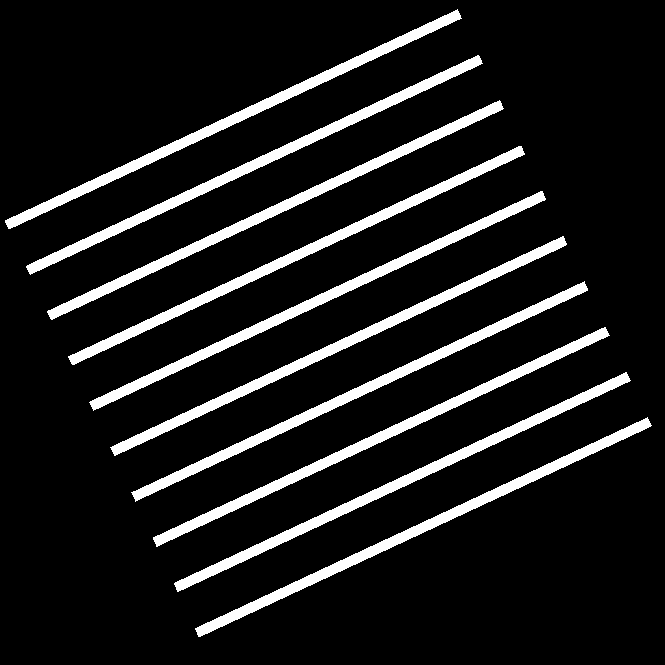
%> input picture Lab4/Lab4_Images/Image1a.tif, 665 x 665 px
$ octave main.m   (GNU Octave 9; MATLAB toolbox functions it lacks are replaced by stand-ins)
%> lines starting %> are read from the running program, lines starting %| are printed output that depends on the picture; in (x1, y1, x2, y2) boxes, pixels count from 0 and x2, y2 are one past the last pixel; in counts of white or black regions, pixels touching at a corner belong together; the program's own positions count from 1
clear
clc
close all

image1a = imread("Lab4_Images\Image1a.tif");
%> image1a: size 665x665 logical; 11.3% white; 10 white regions, largest, box (x1, y1, x2, y2) and area: (153, 327, 610, 547) 5002, (47, 100, 504, 320) 5001, (89, 191, 546, 411) 5001
image1b = imread("Lab4_Images\Image1b.tif");
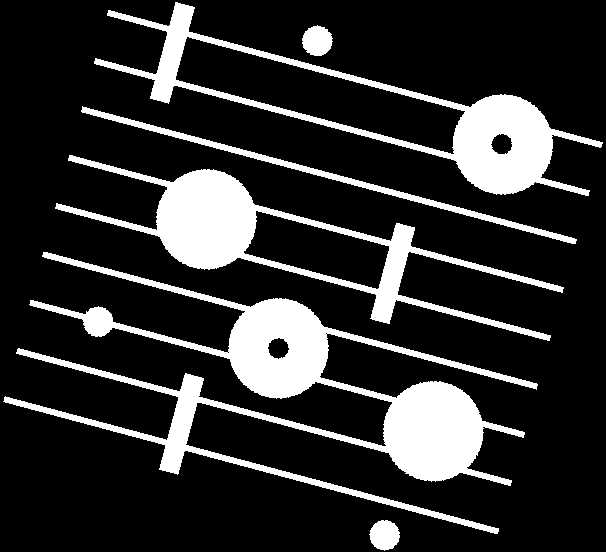
%> input picture Lab4/Lab4_Images/Image1b.tif, 606 x 552 px
%> image1b: size 552x606 logical; 18.4% white; 6 white regions, box (x1, y1, x2, y2) and area: (3, 252, 538, 534) 27933, (55, 155, 564, 341) 14730, (94, 2, 603, 196) 14415, (81, 106, 577, 244) 3072, (302, 25, 333, 56) 719, (369, 520, 400, 551) 715
figure
imshow(image1a)
figure
imshow(image1b)

[H, teta, ro] = hough(image1a, 'Rhoresolution',5,'Theta',-90:0.5:89.5);
%> teta = 360 values from -90 to 89.5; ro = 377 values from -940 to 940
%%
% P1
% contrast stretching
maxValue = max(H(:));
%> maxValue = 2502
minValue = min(H(:));
%> minValue = 0
H1 = (H-minValue)/(maxValue-minValue);
figure
imshow(H1)
imwrite(H1, '.\Lab4_SavedImages\H1.tif')
%%
% P2 & P3
[r,t] = find(H==max(H(:)));
%> r = [240; 260]; t = [311; 311]
ang = teta(t(1))
%> ang = 65
%%
% P4 & P5
adjustAngle = (ang-90*sign(ang)) % FIXA (teta-90*sign(teta))
%> adjustAngle = -25
Image1a_rotated = imrotate(image1a,adjustAngle,'bicubic', 'crop');
%> Image1a_rotated: size 665x665 logical; 11.3% white; 10 white regions, largest, box (x1, y1, x2, y2) and area: (82, 192, 583, 203) 5006, (82, 142, 583, 153) 5004, (82, 442, 583, 453) 5004
figure
imshow(Image1a_rotated);
imwrite(Image1a_rotated, '.\Lab4_SavedImages\Image1a_rotated.tif');

% P5
image1b = imread("Lab4_Images\Image1b.tif");
[H, teta, ro] = hough(image1b, 'Rhoresolution',5,'Theta',-90:0.5:89.5);
%> H: size 329x360 double
%> ro = 329 values from -820 to 820
%figure
%imshow(H)
%%
% P6
[r,t] = find(H==max(H(:)))
%> r = 108; t = 31
angle = teta(t(1))
%> angle = -75
%%
% P7 & P8
adjustAngle = angle + 90 % Borde va rätt (teta-90*sign(teta))
%> adjustAngle = 15
Image1b_rotated = imrotate(image1b,adjustAngle,'bicubic', 'crop');
%> Image1b_rotated: size 552x606 logical; 18.4% white; 6 white regions, box (x1, y1, x2, y2) and area: (46, 302, 558, 501) 27930, (46, 196, 558, 301) 14731, (46, 44, 558, 148) 14418, (46, 169, 558, 176) 3063, (241, 30, 271, 61) 719, (434, 490, 464, 521) 717
figure
imshow(Image1b_rotated);
imwrite(Image1b_rotated, '.\Lab4_SavedImages\Image1b_rotated.tif');
%% Morphology
clear
clc
close all
image1c = imread("Lab4_Images\Image1c.tif");
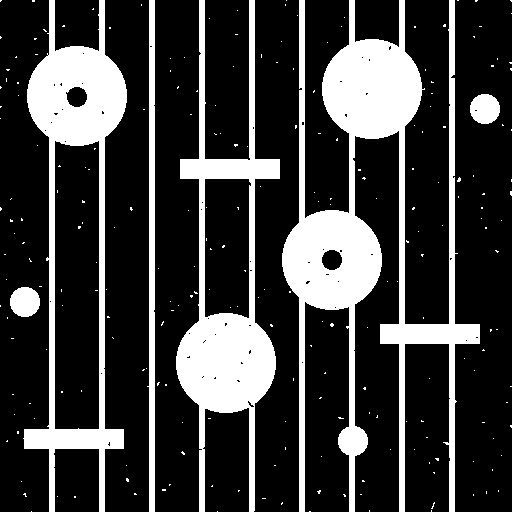
%> input picture Lab4/Lab4_Images/Image1c.tif, 512 x 512 px
%> image1c: size 512x512 logical; 23.7% white; 236 white regions (230 under 20 px), largest, box (x1, y1, x2, y2) and area: (282, 0, 480, 512) 27877, (176, 0, 280, 512) 14655, (23, 0, 127, 512) 14391, (147, 0, 155, 512) 3069, (10, 287, 40, 317) 717, (470, 94, 500, 124) 714
imshow(image1c)
% P9
% Structuring element
r=3;
SE = strel('disk',r);

% Morphological openig and closing for noise
image2c = imopen(image1c,SE);
%> image2c: size 512x512 logical; 23.3% white; 17 white regions, largest, box (x1, y1, x2, y2) and area: (282, 0, 480, 512) 24627, (24, 0, 127, 512) 14334, (176, 210, 276, 449) 8996
image3c = imclose(image2c,SE);
%> image3c: size 512x512 logical; 23.4% white; 6 white regions, box (x1, y1, x2, y2) and area: (282, 0, 480, 512) 27884, (176, 0, 280, 512) 14685, (24, 0, 127, 512) 14396, (149, 0, 155, 512) 3066, (10, 287, 40, 317) 717, (470, 94, 500, 124) 716
imshow(image3c)
imwrite(image3c, ".\Lab4_SavedImages\1cNoNoise.tif");
%%
% P10
len = 6;
deg = 0;
SE = strel('line',len,deg);

% Morphological openig and closing for noise
image2c = imopen(image3c,SE);
%> image2c: size 512x512 logical; 15.1% white; 11 white regions, largest, box (x1, y1, x2, y2) and area: (322, 39, 422, 139) 7970, (176, 313, 276, 413) 7958, (282, 210, 382, 310) 7641
Image1c_clean = imclose(image2c,SE);
%> Image1c_clean: size 512x512 logical; 15.1% white; 11 white regions, largest, box (x1, y1, x2, y2) and area: (322, 39, 422, 139) 7984, (176, 313, 276, 413) 7973, (282, 210, 382, 310) 7667
figure
imshow(Image1c_clean)
imwrite(Image1c_clean, ".\Lab4_SavedImages\Image1c_clean.tif");
%%
% P11a
r=10;
SE = strel('disk',r, 0); % type, len, deg
imageDiscs = imopen(Image1c_clean,SE);
%> imageDiscs: size 512x512 logical; 13.8% white; 13 white regions, largest, box (x1, y1, x2, y2) and area: (322, 39, 422, 139) 7921, (176, 313, 276, 413) 7911, (282, 210, 382, 310) 7605
%figure
%imshow(imageDiscs)
%%
% P11b
MN = [15 100];
SE = strel('rectangle',MN); % type, len, deg
imageRectangles = imopen(Image1c_clean,SE);
%> imageRectangles: size 512x512 logical; 1.4% white; 2 white regions, box (x1, y1, x2, y2) and area: (180, 160, 280, 178) 1800, (24, 430, 124, 448) 1800
%figure
%imshow(imageRectangles)
%%
% P11c
r=15;
SE = strel('disk',r, 0); % type, len, deg
imageDiscsLarge = imopen(Image1c_clean,SE);
%> imageDiscsLarge: size 512x512 logical; 11.8% white; 4 white regions, box (x1, y1, x2, y2) and area: (322, 39, 422, 139) 7901, (176, 313, 276, 413) 7892, (282, 210, 382, 310) 7589, (27, 46, 127, 146) 7570
%figure
%imshow(imageDiscsLarge)
%%
% P11d
imageDiscsSmall = imageDiscs - imageDiscsLarge;
[r,c]=size(image1c);
%> r = 512; c = 512
RGB=zeros(r,c,3);
RGB(:,:,1) = imageRectangles;
RGB(:,:,2) = imageDiscsLarge;
RGB(:,:,3) = imageDiscsSmall;
imshow(RGB)
imwrite(RGB, ".\Lab4_SavedImages\RGB.tif");
%%
% P12
imageRice = imread("Lab4_Images\rice-shaded.tif");
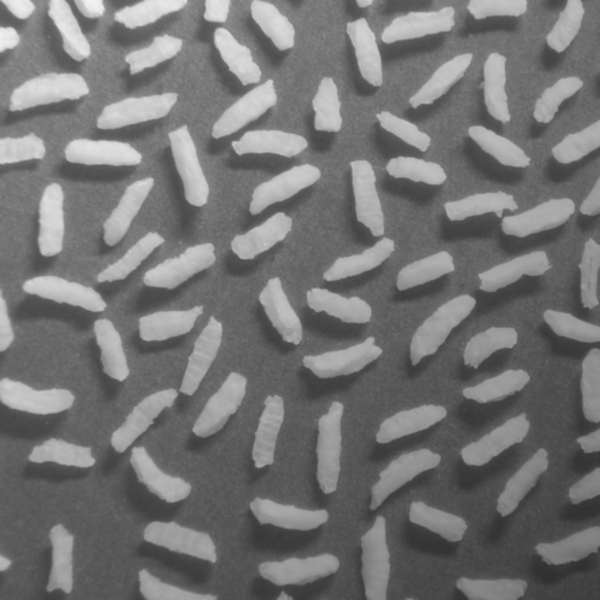
%> input picture Lab4/Lab4_Images/rice-shaded.tif, 600 x 600 px
%> imageRice is the input picture: size 600x600 uint8; min 47, max 243, mean 116.4
imageRice = im2double(imageRice);
%> imageRice: size 600x600 double
figure
imshow(imageRice)

SE = strel('disk', 40);
imageRiceOpen = imopen(imageRice,SE);
%figure
%imshow(imageRiceOpen)

T_hat = imageRice - imageRiceOpen;
figure
imshow(T_hat);

level = graythresh(T_hat);% "computes a global threshold T from grayscale image I, using Otsu's method"
%> level = 0.22
rice_thresh = T_hat>level;
%> rice_thresh: size 600x600 logical; 28.5% white; 83 white regions (3 under 20 px), largest, box (x1, y1, x2, y2) and area: (10, 72, 90, 111) 2027, (411, 294, 476, 364) 1898, (97, 92, 178, 129) 1861
figure
imshow(rice_thresh)
imwrite(rice_thresh, ".\Lab4_SavedImages\r_thresh.tif")
%% Labelling and object feature
% P13
L = bwlabel(Image1c_clean);
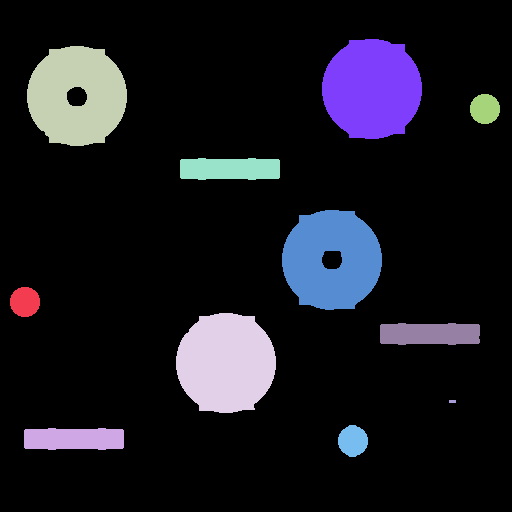
%> L: size 512x512 double; 12 distinct labels, from 0 to 11; one colour per label, 0 black
imshow(L, [])

imwrite(L, ".\Lab4_SavedImages\im13.tif");
%%
% P14
S = regionprops(L,'Perimeter','Area','EulerNumber')
%> S = 11 regions; largest, Area, EulerNumber and Perimeter: 7984 1 325.2, 7973 1 326.5, 7667 0 325.1, 7647 0 325.8, 2028 1 230.3
%Perimeter = S(1).Perimeter;
for n=1:length(S)
 Perimeter(n)=S(n).Perimeter;
 Area(n)=S(n).Area;
 Euler(n)=S(n).EulerNumber;
end
%> this loop made 11 passes
%> after the loop, Area = [717 2028 7647 7973 2028 7667 7984 732 2025 21 716]; Euler = [1 1 0 1 1 0 1 1 1 1 1]; Perimeter = [92.31 230.3 325.8 326.5 230.3 325.1 325.2 94.02 230.8 15.32 92.31]

LargeO=find(Area>3000)
%> LargeO = [3 4 6 7]

Perimeter(LargeO)
%> ans = [325.8 326.5 325.1 325.2]

LargeO_Im=zeros(r,c); % creates an empty matrix
for n=1:length(LargeO) % the number of large objects
 LargeO_Im(L==LargeO(n))=1; % Large object area is set to 1
end
%> this loop made 4 passes
%> LargeO_Im: size 512x512 double; values 0 (black) and 1 (white), 11.9% white; 4 white regions, box (x1, y1, x2, y2) and area: (322, 39, 422, 139) 7984, (176, 313, 276, 413) 7973, (282, 210, 382, 310) 7667, (27, 46, 127, 146) 7647

figure
imshow(LargeO_Im)
imwrite(LargeO_Im, ".\Lab4_SavedImages\LargeO_Im.tif");
%%
% P15
hist(Perimeter);
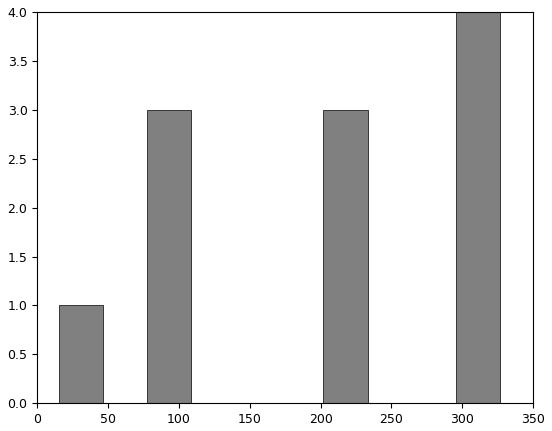
%> figure redrawn from the program's plot data; tallest bar 4 high, from x = 295.4 to 326.5

SmallO=find(Perimeter<116) % bin right edge of the smallest one
%> SmallO = [1 8 10 11]

Perimeter1 = Perimeter(SmallO)
%> Perimeter1 = [92.31 94.02 15.32 92.31]
Area1 = Area(SmallO)
%> Area1 = [717 732 21 716]
Euler1 = Euler(SmallO)
%> Euler1 = [1 1 1 1]

%%
% P16
Objects = find(Area > 3000 & Euler > 0)
%> Objects = [4 7]
%Area2 = Area(Objects)
%Euler2 = Euler(Objects)
%Per2 = Perimeter(Objects)

Object_Im = zeros(r,c);
for n=1:length(Objects) % the number of large objects
 Object_Im(L==Objects(n))=1; % Large object area is set to 1
end
%> this loop made 2 passes
%> Object_Im: size 512x512 double; values 0 (black) and 1 (white), 6.1% white; 2 white regions, box (x1, y1, x2, y2) and area: (322, 39, 422, 139) 7984, (176, 313, 276, 413) 7973
figure
imshow(Object_Im)
imwrite(Object_Im, ".\Lab4_SavedImages\Object_Im.tif")
%% BRICK WALL
%
BrickWall1 = im2double(imread('Lab4_Images\brick1.jpg'));
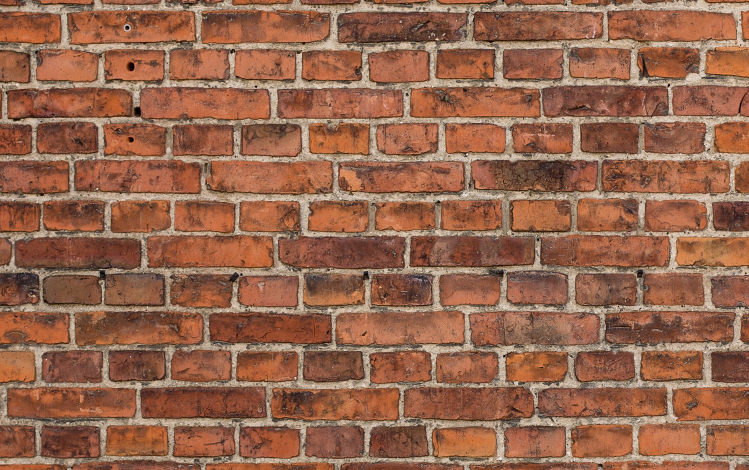
%> input picture Lab4/Lab4_Images/brick1.jpg, 1498 x 940 px (shown at 1/2 size)
BrickWall2 = im2double(imread('Lab4_Images\brick2.jpg'));
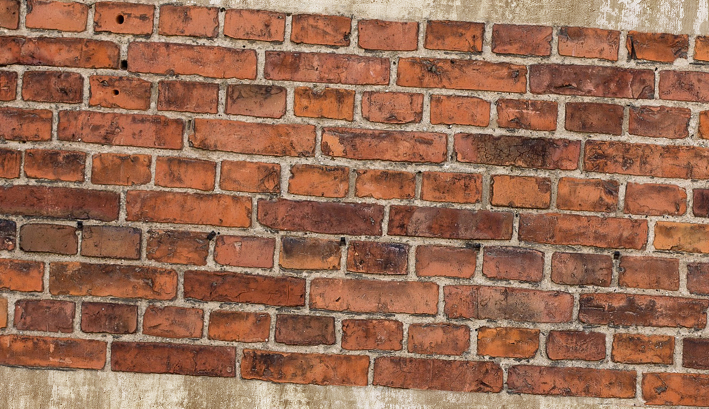
%> input picture Lab4/Lab4_Images/brick2.jpg, 1418 x 817 px (shown at 1/2 size)
%> (the run ends here)
